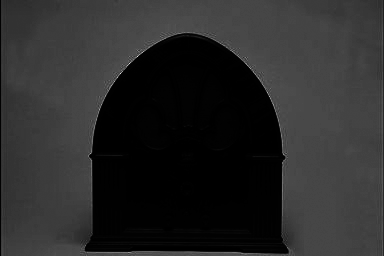
%> input picture ELTD2_NAP_03/radio.tif, 384 x 256 px
$ octave a03_03.m   (GNU Octave 9; MATLAB toolbox functions it lacks are replaced by stand-ins)
%> lines starting %> are read from the running program, lines starting %| are printed output that depends on the picture
% a03_03 [script]
clc, clear, close all

g = imread('radio.tif');
%> g is the input picture: size 256x384 uint8; min 0, max 224, mean 41.7
figure, imshow(g), title('g')
mg = min(g(:))
%> mg = 0
Mg = max(g(:))
%> Mg = 224

% Experimentando auto-contraste
gac = mat2gray(g);
figure, imshow(g), title('gac')
mgac = min(gac(:))
%> mgac = 0
Mgac = max(gac(:))
%> Mgac = 1

%Funcao log
%Logaritmo neperiano (base e)
gd = double(g); %para a sa韉a ser double
g1 = log(gd+1);
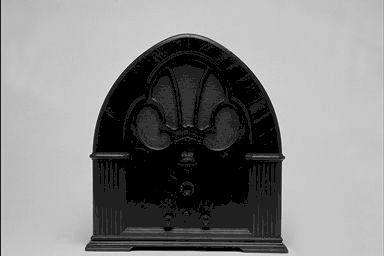
%> g1: size 256x384 double; min 0, max 5.42, mean 2.84; drawn with min black and max white
figure, imshow(g1), title('g1')
%> after `imshow(g1)`:
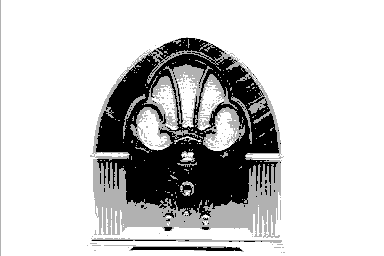
%> displayed picture: size 256x384, on the screen's scale of 0 to 255; min 0, max 255, mean 203.5
mg1 = min(g1(:))
%> mg1 = 0
Mg1 = max(g1(:))
%> Mg1 = 5.42

% Arrumando a escala
c = 1/log(255);
g2 = c*log(gd+1);
figure, imshow(g2), title('g2')
mg2 = min(g2(:))
%> mg2 = 0
Mg2 = max(g2(:))
%> Mg2 = 0.977

% Arrumando a escala
g3 = log(g2+1);
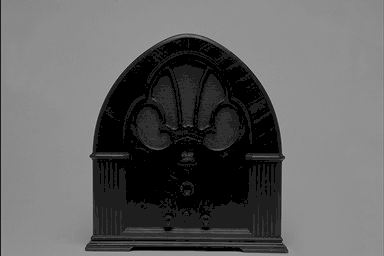
%> g3: size 256x384 double; min 0, max 0.682, mean 0.388
figure, imshow(g3), title('g3')
mg2 = min(g3(:))
Mg2 = max(g3(:))
%> Mg2 = 0.682

$ run again, with ELTD2_NAP_03/phpEMp3Xr.png saved as ELTD2_NAP_03/radio.tif
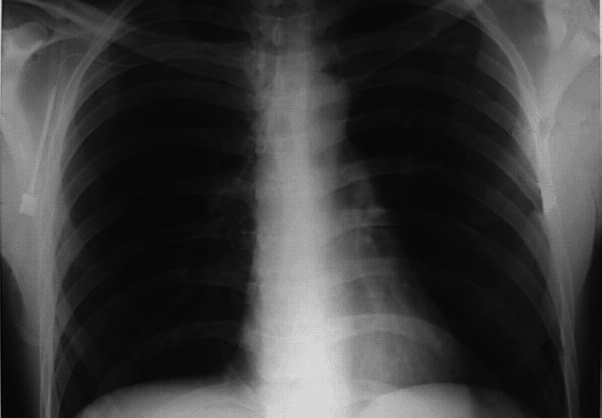
%> input picture ELTD2_NAP_03/phpEMp3Xr.png, 602 x 418 px
%> g is the input picture: size 418x602 uint8; min 3, max 227, mean 60.1
%> mg = 3
%> Mg = 227
%> mgac = 0
%> Mgac = 1
%> mg1 = 1.39
%> Mg1 = 5.43
%> `g2 = c*log(gd+1);`:
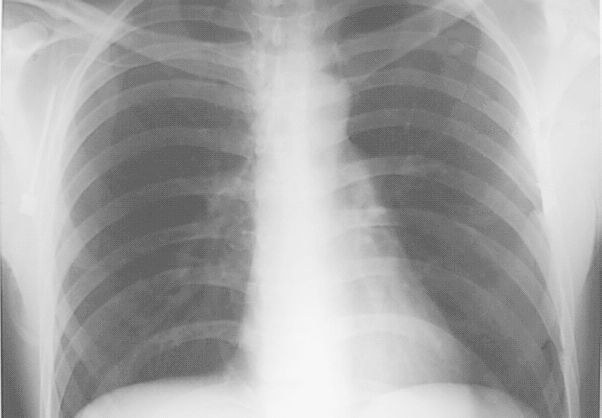
%> g2: size 418x602 double; min 0.25, max 0.98, mean 0.654
%> `mg2 = min(g2(:))`: mg2 = 0.25
%> `Mg2 = max(g2(:))`: Mg2 = 0.98
%> `g3 = log(g2+1);`:
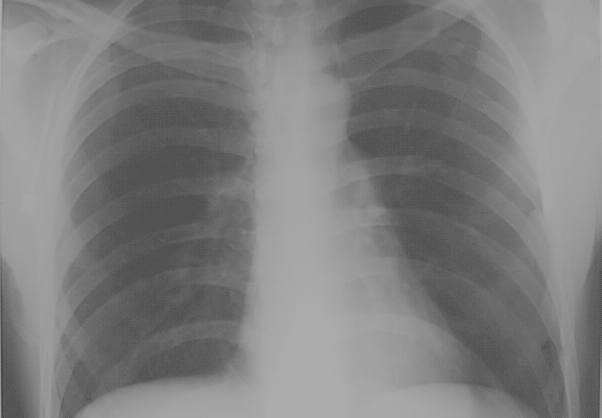
%> g3: size 418x602 double; min 0.223, max 0.683, mean 0.497
%> `mg2 = min(g3(:))`: mg2 = 0.223
%> `Mg2 = max(g3(:))`: Mg2 = 0.683
